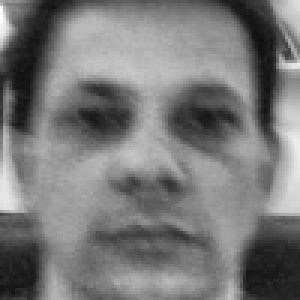
#> input picture imagens_treinamento_usuarios/user1/1.jpg, 100 x 100 px, given in place of the camera (shown 3 times larger)
$ python gera_fotos_treinamento.py imagens_treinamento_usuarios/user1/1.jpg
#> lines starting #> are read from the running program, lines starting #| are printed output that depends on the picture
# -*- coding: UTF-8 -*-

"""
#####################################################################################
# gera_fotos_treinamento.py
#
# Este arquivo permite gerar 100 fotos frontais dos usuários para treinamento.
# O tempo é de 15 segundos para a geração dessas 100 imagens.
#
# As imagens são em escala de cinza e equalizadas por histograma
# Tamanho das fotos: 100x100 pixels
# Formato: jpg
# Pasta onde serão salvas as imagens: <imagens_treinamento_usuarios>
# Uso: python gera_fotos_treinamento.py <nome do usuário>
#
#####################################################################################
"""

import cv2, sys, numpy, os
size = 2
fn_haar = 'classificadores/haarcascades/haarcascade_frontalface_default.xml'
fn_dir = 'imagens_treinamento_usuarios'
fn_name = sys.argv[1]
path = os.path.join(fn_dir, fn_name)
if not os.path.isdir(path):
    os.mkdir(path)
(im_width, im_height) = (100, 100)
haar_cascade = cv2.CascadeClassifier(fn_haar)
webcam = cv2.VideoCapture(0)
key = cv2.waitKey(250)
#> (key Esc is pressed here)
count = 0
while count < 50:
    (rval, im) = webcam.read()
#> im is the input picture: shape (100, 100, 3); min 15, max 251, mean 120.7
    im = cv2.flip(im, 2, 0)
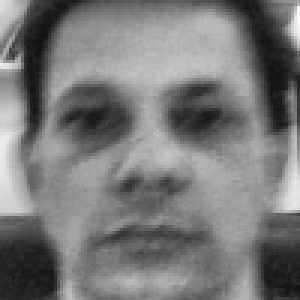
#> im: shape (100, 100, 3) (shown 3 times larger); min 15, max 251, mean 120.7
    gray = cv2.cvtColor(im, cv2.COLOR_BGR2GRAY)
    #histo = cv2.equalizeHist(gray, gray)
    # create a CLAHE object (Arguments are optional).
    clahe = cv2.createCLAHE(clipLimit=2.0, tileGridSize=(8,8))
    cl1 = clahe.apply(gray)
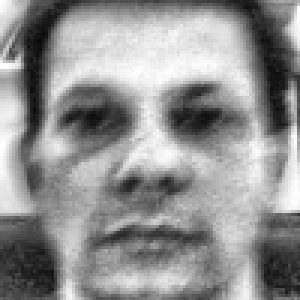
#> cl1: shape (100, 100) (shown 3 times larger); min 10, max 255, mean 145.5
    histo = cl1
    #bilateral = cv2.bilateralFilter(cl1,0,20.0,2.0)
    mini = cv2.resize(histo, (histo.shape[1] / size, histo.shape[0] / size))
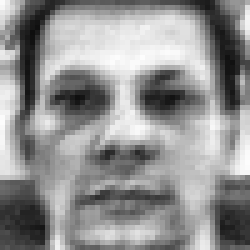
#> mini: shape (50, 50) (shown 5 times larger); min 14, max 253, mean 145.6
    faces = haar_cascade.detectMultiScale(mini)
#> faces = [[3, 2, 44, 44]]
    faces = sorted(faces, key=lambda x: x[3])
    if faces:
        face_i = faces[0]
#> face_i = [3, 2, 44, 44]
        (x, y, w, h) = [v * size for v in face_i]
#> x = 6; y = 4; w = 88; h = 88
        face = histo[y:y + h, x:x + w]
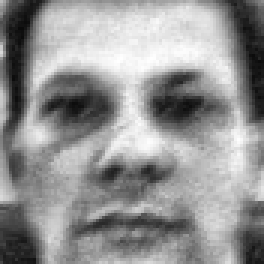
#> face: shape (88, 88) (shown 3 times larger); min 10, max 255, mean 147.7
        face_resize = cv2.resize(face, (im_width, im_height))
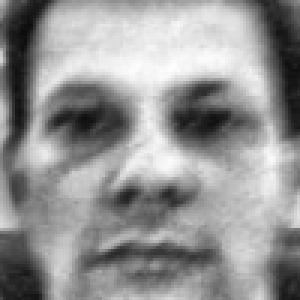
#> face_resize: shape (100, 100) (shown 3 times larger); min 12, max 254, mean 147.6
#> (the run stopped early here; a loop or call above may not have finished)

$ run again, on imagens_treinamento_usuarios/user1/10.jpg
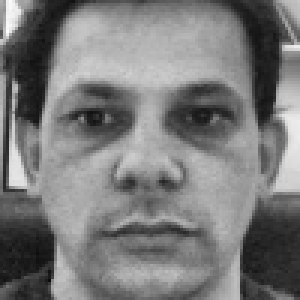
#> input picture imagens_treinamento_usuarios/user1/10.jpg, 100 x 100 px, given in place of the camera (shown 3 times larger)
#> im is the input picture: shape (100, 100, 3); min 11, max 254, mean 122.2
#> `cl1 = clahe.apply(gray)`:
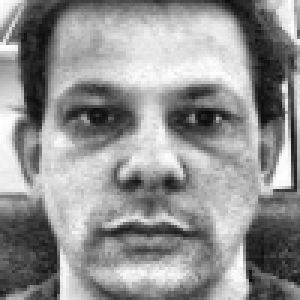
#> cl1: shape (100, 100) (shown 3 times larger); min 10, max 255, mean 145.3
#> faces = [[5, 3, 41, 41]]
#> face_i = [5, 3, 41, 41]
#> x = 10; y = 6; w = 82
#> `face_resize = cv2.resize(face, (im_width, im_height))`:
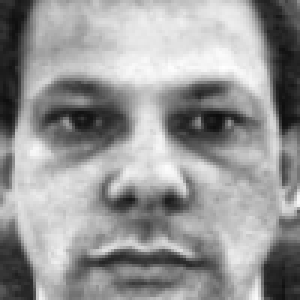
#> face_resize: shape (100, 100) (shown 3 times larger); min 12, max 255, mean 151.3

$ run again, on imagens_treinamento_usuarios/user1/100.jpg
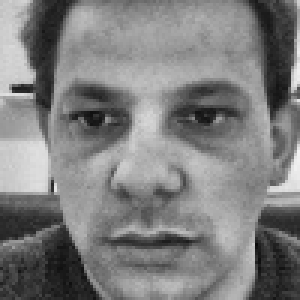
#> input picture imagens_treinamento_usuarios/user1/100.jpg, 100 x 100 px, given in place of the camera (shown 3 times larger)
#> im is the input picture: shape (100, 100, 3); min 9, max 242, mean 125.9
#> `im = cv2.flip(im, 2, 0)`:
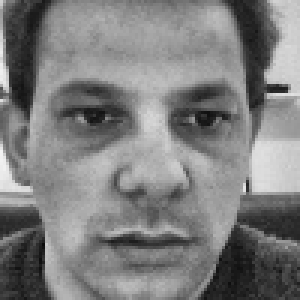
#> im: shape (100, 100, 3) (shown 3 times larger); min 9, max 242, mean 125.9
#> `mini = cv2.resize(histo, (histo.shape[1] / size, histo.shape[0] / size))`:
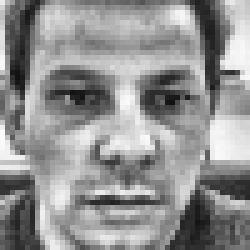
#> mini: shape (50, 50) (shown 5 times larger); min 17, max 252, mean 145.8
#> `faces = haar_cascade.detectMultiScale(mini)`: faces = ()
#> `faces = sorted(faces, key=lambda x: x[3])`: faces = []
